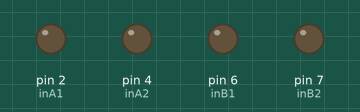
This sketch was run on a simulated Arduino Uno, built with avr-gcc and run on an emulated ATmega328P. Parts: output pins drawn as LEDs (lit = HIGH).

Above: at 0.6 s.
Timing chart, 0 to 4.1 s (numbered marks = the images above):
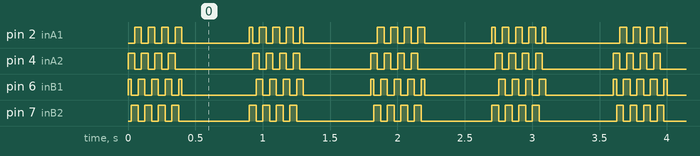

The sketch:

_4wireSteppernew.ino
```cpp
int inA1 = 2; // input 1 of the stepper
int inA2 = 4; // input 2 of the stepper
int inB1 = 6; // input 3 of the stepper
int inB2 = 7; // input 4 of the stepper

int stepDelay = 25; // Delay between steps in milliseconds

void setup() {
  pinMode(inA1, OUTPUT);
  pinMode(inA2, OUTPUT);
  pinMode(inB1, OUTPUT);
  pinMode(inB2, OUTPUT);
}

void step1() {
  digitalWrite(inA1, LOW);
  digitalWrite(inA2, HIGH);
  digitalWrite(inB1, HIGH);
  digitalWrite(inB2, LOW);
  delay(stepDelay);

}
void step2() {
  digitalWrite(inA1, LOW);
  digitalWrite(inA2, HIGH);
  digitalWrite(inB1, LOW);
  digitalWrite(inB2, HIGH);
  delay(stepDelay);
}
void step3() {
  digitalWrite(inA1, HIGH);
  digitalWrite(inA2, LOW);
  digitalWrite(inB1, LOW);
  digitalWrite(inB2, HIGH);
  delay(stepDelay);
}
void step4() {
  digitalWrite(inA1, HIGH);
  digitalWrite(inA2, LOW);
  digitalWrite(inB1, HIGH);
  digitalWrite(inB2, LOW);
  delay(stepDelay);
}
void stopMotor() {
  digitalWrite(inA1, LOW);
  digitalWrite(inA2, LOW);
  digitalWrite(inB1, LOW);
  digitalWrite(inB2, LOW);
}

// the loop routine runs over and over again forever:
void loop() {
  for (int i=0; i<=3; i++){
    step1();
    step2();
    step3();
    step4();
  }
  stopMotor();
  delay(500);

  for (int i=0; i<=3; i++){
    step3();
    step2();
    step1();
    step4();
  }

  stopMotor();
  delay(500);
}
```

Measured:
- by itself, pin 4 (inA2): repeats every 0.93 s: 3 × (LOW 0.05 s, HIGH 0.05 s), LOW 0.58 s, HIGH 0.05 s
- by itself, pin 7 (inB2): repeats every 0.88 s: 3 × (LOW 0.05 s, HIGH 0.05 s), LOW 0.53 s, HIGH 0.05 s
- by itself, pin 2 (inA1): repeats every 1.8 s: 3 × (LOW 0.05 s, HIGH 0.05 s), LOW 0.50 s, HIGH 0.03 s, 3 × (LOW 0.05 s, HIGH 0.05 s), LOW 0.05 s, HIGH 0.03 s, LOW 0.55 s, HIGH 0.05 s
- by itself, pin 6 (inB1): repeats every 1.8 s: 3 × (LOW 0.05 s, HIGH 0.05 s), LOW 0.05 s, HIGH 0.03 s, LOW 0.55 s, 3 × (HIGH 0.05 s, LOW 0.05 s), HIGH 0.05 s, LOW 0.50 s, HIGH 0.03 s
